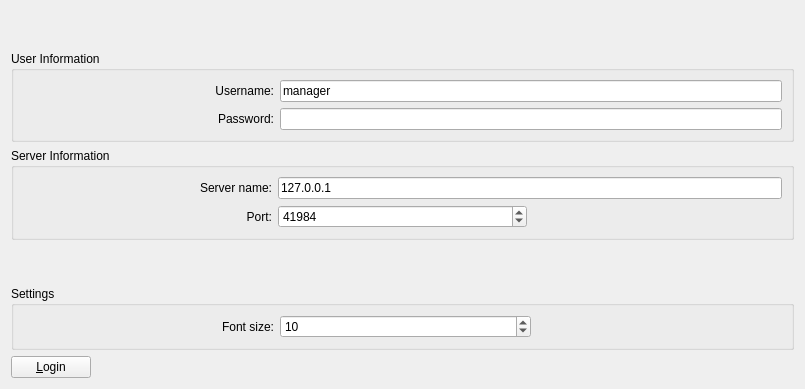
     <widget class="QWidget" name="loginTab">
      <attribute name="title">
       <string>Login</string>
      </attribute>
      <layout class="QVBoxLayout" name="verticalLayout">
       <item>
        <spacer name="verticalSpacer_9">
         <property name="orientation">
          <enum>Qt::Vertical</enum>
         </property>
         <property name="sizeHint" stdset="0">
          <size>
           <width>20</width>
           <height>40</height>
          </size>
         </property>
        </spacer>
       </item>
       <item>
        <widget class="QGroupBox" name="userGBox">
         <property name="enabled">
          <bool>true</bool>
         </property>
         <property name="title">
          <string>User Information</string>
         </property>
         <layout class="QGridLayout" name="gridLayout_3" columnstretch="1,2">
          <item row="0" column="0">
           <widget class="QLabel" name="label">
            <property name="text">
             <string>Username:</string>
            </property>
            <property name="alignment">
             <set>Qt::AlignRight|Qt::AlignTrailing|Qt::AlignVCenter</set>
            </property>
           </widget>
          </item>
          <item row="0" column="1">
           <widget class="QLineEdit" name="userLE">
            <property name="text">
             <string>manager</string>
            </property>
            <property name="readOnly">
             <bool>true</bool>
            </property>
            <property name="placeholderText">
             <string/>
            </property>
           </widget>
          </item>
          <item row="1" column="0">
           <widget class="QLabel" name="label_2">
            <property name="text">
             <string>Password:</string>
            </property>
            <property name="alignment">
             <set>Qt::AlignRight|Qt::AlignTrailing|Qt::AlignVCenter</set>
            </property>
           </widget>
          </item>
          <item row="1" column="1">
           <widget class="QLineEdit" name="passwordLE">
            <property name="echoMode">
             <enum>QLineEdit::Password</enum>
            </property>
           </widget>
          </item>
         </layout>
        </widget>
       </item>
       <item>
        <widget class="QGroupBox" name="serverGBox">
         <property name="enabled">
          <bool>true</bool>
         </property>
         <property name="title">
          <string>Server Information</string>
         </property>
         <layout class="QGridLayout" name="gridLayout_2" columnstretch="1,1,1">
          <item row="0" column="0">
           <widget class="QLabel" name="serverLabel">
            <property name="text">
             <string>Server name:</string>
            </property>
            <property name="alignment">
             <set>Qt::AlignRight|Qt::AlignTrailing|Qt::AlignVCenter</set>
            </property>
           </widget>
          </item>
          <item row="0" column="1" colspan="2">
           <widget class="QLineEdit" name="serverLE">
            <property name="text">
             <string>127.0.0.1</string>
            </property>
           </widget>
          </item>
          <item row="1" column="1">
           <widget class="QSpinBox" name="mportSB">
            <property name="maximum">
             <number>65535</number>
            </property>
            <property name="value">
             <number>41984</number>
            </property>
           </widget>
          </item>
          <item row="1" column="0">
           <widget class="QLabel" name="mportLabel">
            <property name="text">
             <string>Port:</string>
            </property>
            <property name="alignment">
             <set>Qt::AlignRight|Qt::AlignTrailing|Qt::AlignVCenter</set>
            </property>
           </widget>
          </item>
         </layout>
        </widget>
       </item>
       <item>
        <spacer name="verticalSpacer_8">
         <property name="orientation">
          <enum>Qt::Vertical</enum>
         </property>
         <property name="sizeHint" stdset="0">
          <size>
           <width>20</width>
           <height>40</height>
          </size>
         </property>
        </spacer>
       </item>
       <item>
        <widget class="QGroupBox" name="settingsBox">
         <property name="title">
          <string>Settings</string>
         </property>
         <layout class="QHBoxLayout" name="horizontalLayout_11" stretch="1,1,1">
          <item>
           <widget class="QLabel" name="fontLabel">
            <property name="sizePolicy">
             <sizepolicy hsizetype="Expanding" vsizetype="Preferred">
              <horstretch>0</horstretch>
              <verstretch>0</verstretch>
             </sizepolicy>
            </property>
            <property name="text">
             <string>Font size:</string>
            </property>
            <property name="alignment">
             <set>Qt::AlignRight|Qt::AlignTrailing|Qt::AlignVCenter</set>
            </property>
           </widget>
          </item>
          <item>
           <widget class="QSpinBox" name="fontSB">
            <property name="sizePolicy">
             <sizepolicy hsizetype="Expanding" vsizetype="Fixed">
              <horstretch>0</horstretch>
              <verstretch>0</verstretch>
             </sizepolicy>
            </property>
            <property name="minimum">
             <number>4</number>
            </property>
            <property name="maximum">
             <number>24</number>
            </property>
            <property name="value">
             <number>10</number>
            </property>
           </widget>
          </item>
          <item>
           <spacer name="horizontalSpacer_10">
            <property name="orientation">
             <enum>Qt::Horizontal</enum>
            </property>
            <property name="sizeHint" stdset="0">
             <size>
              <width>0</width>
              <height>0</height>
             </size>
            </property>
           </spacer>
          </item>
         </layout>
        </widget>
       </item>
       <item>
        <layout class="QHBoxLayout" name="horizontalLayout">
         <item>
          <widget class="QPushButton" name="loginButton">
           <property name="text">
            <string>&amp;Login</string>
           </property>
          </widget>
         </item>
         <item>
          <spacer name="horizontalSpacer">
           <property name="orientation">
            <enum>Qt::Horizontal</enum>
           </property>
           <property name="sizeHint" stdset="0">
            <size>
             <width>703</width>
             <height>20</height>
            </size>
           </property>
          </spacer>
         </item>
        </layout>
       </item>
      </layout>
     </widget>
